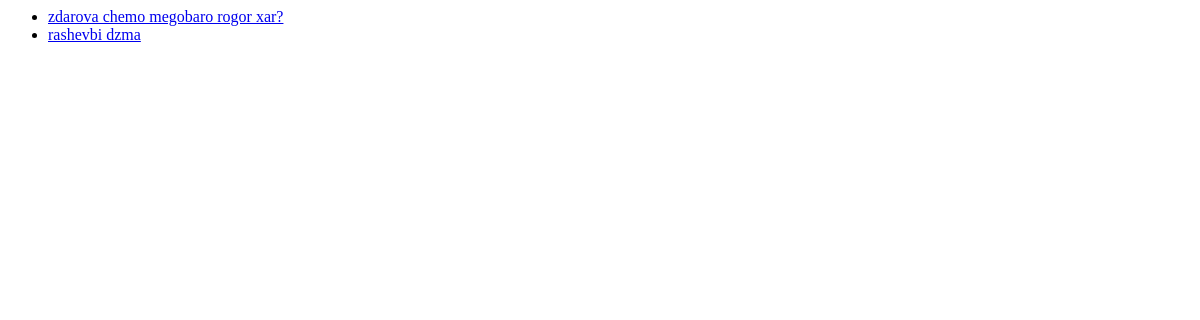
/blog/, run on an earlier commit of the app's database.
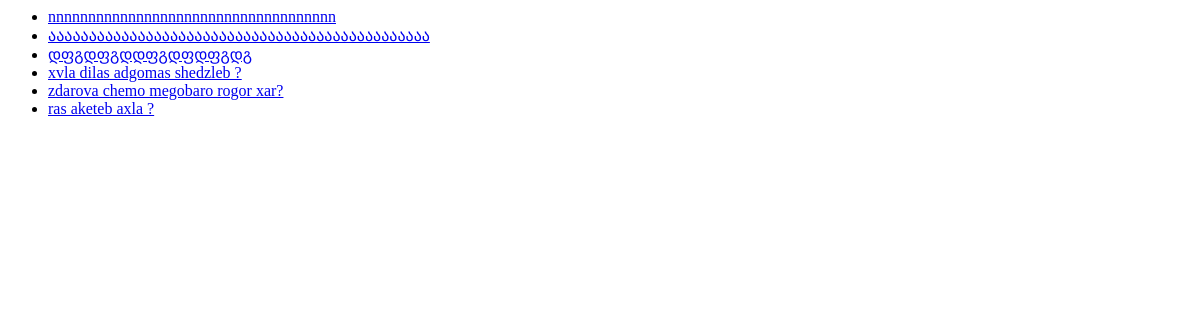
And on a later commit of the database.
### blog/models.py (models this page shows, shortened)
class Question(models.Model):
	question_text=models.CharField(max_length=200)
	pub_date= models.DateTimeField('date published')

### blog/views.py (the view)
def index(request):
	latest_question_list = Question.objects.order_by('-pub_date')[:6]
	context={'latest_question_list':latest_question_list}
	return render(request,'blog/index.html',context)

### blog/templates/blog/index.html
{% if latest_question_list %}
    <ul>
    {% for question in latest_question_list %}
        <li><a href="{% url 'detail' question.id %}">{{ question.question_text }}</a></li>
    {% endfor %}
    </ul>
{% else %}
    <p>ბლოგი მიუწვდომელია</p>
{% endif %}

What changed in the data, as far as the page shows it:
added Question: question_text "nnnnnnnnnnnnnnnnnnnnnnnnnnnnnnnnnnnn"
added Question: question_text "ააააააააააააააააააააააააააააააააააააააააააააააა"
added Question: question_text "დფგდფგდდფგდფდფგდგ"
added Question: question_text "xvla dilas adgomas shedzleb ?"
changed Question: question_text "rashevbi dzma" → "ras aketeb axla ?"
